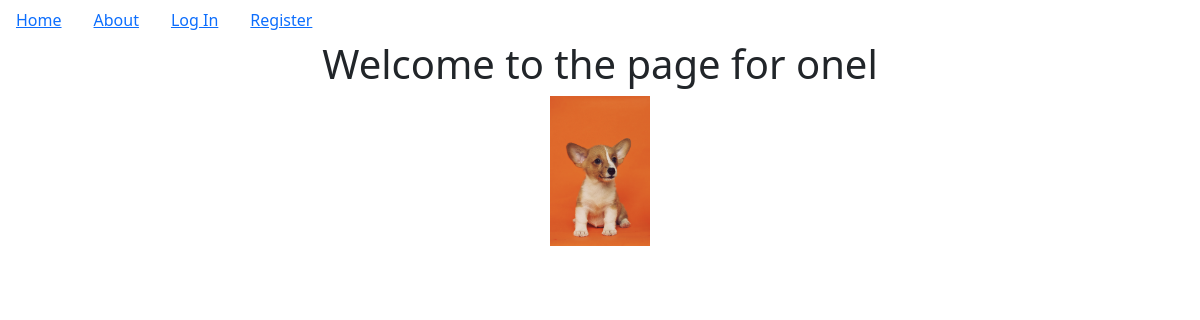
The app's page /onel, older data.
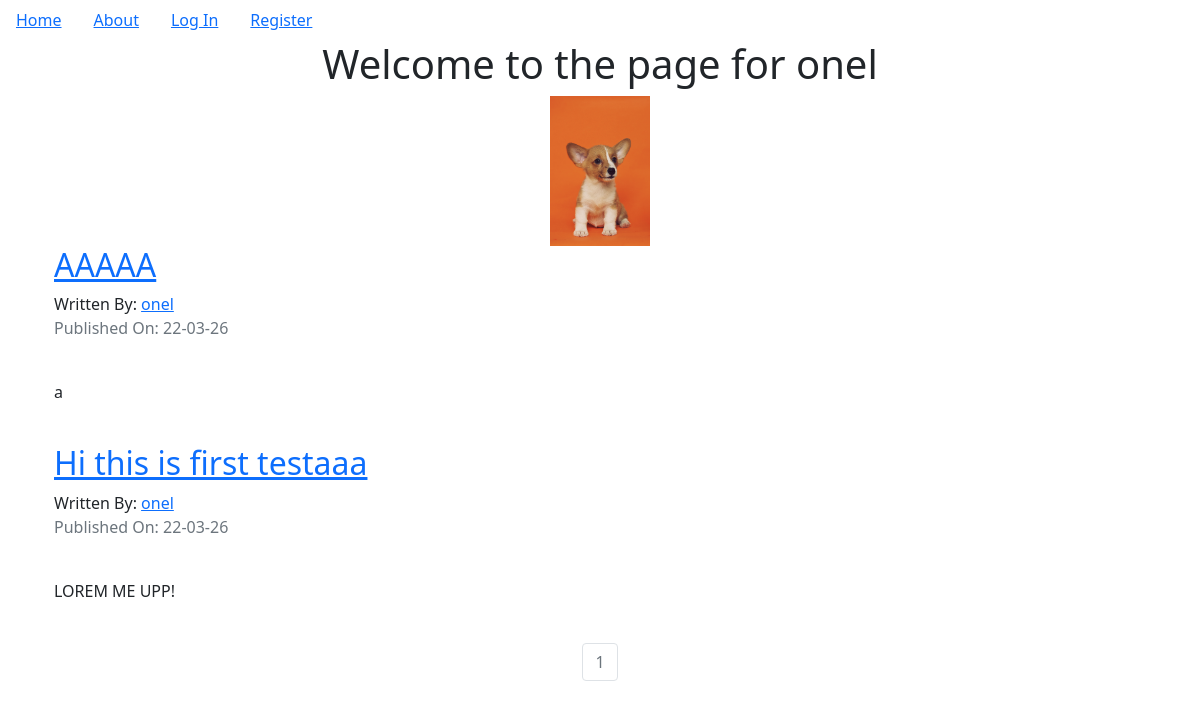
The same page, newer data.
### puppyBlog/models.py (models this page shows, shortened)
class User(db.Model, UserMixin):
    __tablename__ = 'users'
    id = db.Column(db.Integer, primary_key=True)
    profile_image = db.Column(db.String(64), nullable=False, default='default_profile.png')
    email = db.Column(db.String(64), unique=True, index=True)
    username = db.Column(db.String(64), unique=True, index=True)
    password_hash = db.Column(db.String(128))
    posts = db.relationship('BlogPost', backref='author', lazy=True)

class BlogPost(db.Model):
    users = db.relationship(User)
    id = db.Column(db.Integer, primary_key=True)
    user_id = db.Column(db.Integer, db.ForeignKey('users.id'), nullable=False)
    date = db.Column(db.DateTime, nullable=False, default=datetime.utcnow)
    title = db.Column(db.String(140), nullable=False)
    text = db.Column(db.Text, nullable=False)

### puppyBlog/users/views.py (the view)
@users.route('/<username>')
def user_posts(username):
    page = request.args.get('page', 1, type=int)
    user = User.query.filter_by(username=username).first_or_404()
    blog_posts = BlogPost.query.filter_by(author=user).order_by(BlogPost.date.desc()).paginate(page=page, per_page=5)
    return render_template('user_blog_posts.html', blog_posts=blog_posts, user=user)

### puppyBlog/templates/user_blog_posts.html
{% extends "base.html" %}
{% block content %}
    <div class="container">
        <div class="jumbotron">
            <div align="center">
                <h1>Welcome to the page for {{user.username}}</h1>
                <img width="100" height="150" align="center" src="{{url_for('static', filename='profile_pics/'+user.profile_image)}}">
            </div>
        </div>
     {% for post in blog_posts.items %}
    <h2>
        <a href="{{url_for('blog_posts.blog_post', blog_post_id=post.id)}}">{{post.title}}</a>
    </h2>
    Written By: <a href="{{url_for('users.user_posts', username=post.author.username)}}">{{post.author.username}}</a>
    <p class="text-muted">
        Published On: {{post.date.strftime("%y-%m-%d")}}
    </p>
    <br>
    <p>{{post.text}}</p>
    <br>
    {% endfor %}
    </div>
    <nav aria-label="Page Navigation example">
        <ul class="pagination justify-content-center">
            {% for page_num in blog_posts.iter_pages(left_edge=1, right_edge=1, left_current=1, right_current=2) %}
                {% if blog_posts.page == page_num %}
                <li class="page-item disabled">
                    <a class="page-link" href="{{url_for('users.user_posts', username=user.username, page=page_num)}}">{{ page_num }}</a>
                </li>
                {% else %}
                <li class="page-item">
                    <a class="page-link" href="{{url_for('users.user_posts', username=user.username, page=page_num)}}">{{ page_num }}</a>
                </li>
                {% endif %}
            {% endfor %}
        </ul>
    </nav>
{% endblock %}

### puppyBlog/templates/base.html (shortened to what this page needs)
<!DOCTYPE html>
<html lang="en">
<head>
    <link href="https://cdn.jsdelivr.net/npm/bootstrap@5.1.3/dist/css/bootstrap.min.css" rel="stylesheet">
</head>
<body>
    <ul class="nav">
        <li class="nav-link">
            <a href="{{url_for('core.index')}}">Home</a>
        </li>
        <li class="nav-link">
            <a href="{{url_for('core.info')}}">About</a>
        </li>
        {% if current_user.is_authenticated %}
        <li class="nav-link">
            <a href="{{url_for('users.logout')}}">Log Out</a>
        </li>
        <li class="nav-link">
            <a href="{{url_for('users.account')}}">Account</a>
        </li>
        <li class="nav-link">
            <a href="{{url_for('blog_posts.create_post')}}">Create Post</a>
        </li>
        {% else %}
        <li class="nav-link">
            <a href="{{url_for('users.login')}}">Log In</a>
        </li>
        <li class="nav-link">
            <a href="{{url_for('users.register')}}">Register</a>
        </li>
        {% endif %}
    </ul>
    <div class="container">
        {% block content %}
        {% endblock %}
    </div>
</body>
</html>

Row changes from the older to the newer data that the page shows:
added BlogPost: title "AAAAA", author.username "onel", date "22-03-26", text "a"
added BlogPost: title "Hi this is first testaaa", author.username "onel", date "22-03-26", text "LOREM ME UPP!"
Text that changed along with them:
new list line: "1"
